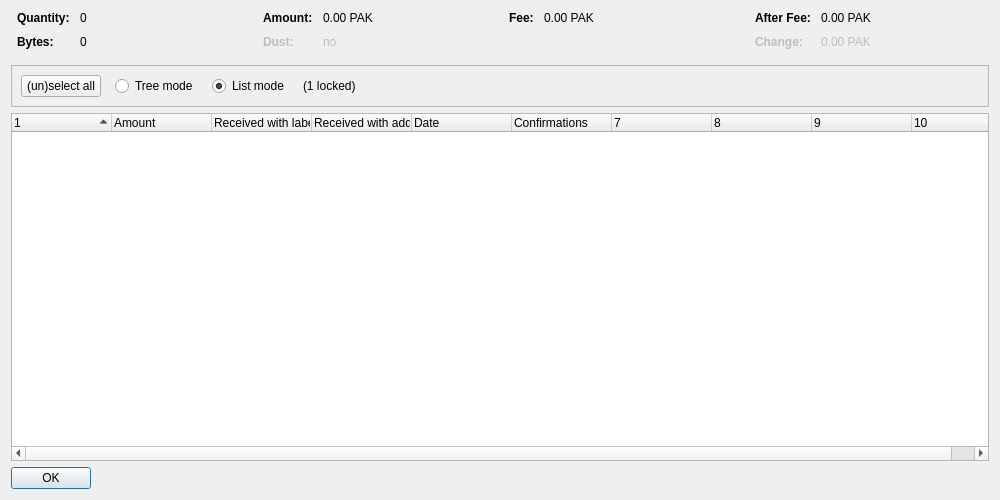
<?xml version="1.0" encoding="UTF-8"?>
<ui version="4.0">
 <class>CoinControlDialog</class>
 <widget class="QDialog" name="CoinControlDialog">
  <property name="geometry">
   <rect>
    <x>0</x>
    <y>0</y>
    <width>1000</width>
    <height>500</height>
   </rect>
  </property>
  <property name="windowTitle">
   <string>Coin Selection</string>
  </property>
  <layout class="QVBoxLayout" name="verticalLayout">
   <item>
    <layout class="QHBoxLayout" name="horizontalLayoutTop" stretch="0,0,0,0">
     <property name="topMargin">
      <number>0</number>
     </property>
     <property name="bottomMargin">
      <number>10</number>
     </property>
     <item>
      <layout class="QFormLayout" name="formLayoutCoinControl1">
       <property name="horizontalSpacing">
        <number>10</number>
       </property>
       <property name="verticalSpacing">
        <number>10</number>
       </property>
       <property name="leftMargin">
        <number>6</number>
       </property>
       <property name="rightMargin">
        <number>6</number>
       </property>
       <item row="0" column="0">
        <widget class="QLabel" name="labelCoinControlQuantityText">
         <property name="font">
          <font>
           <weight>75</weight>
           <bold>true</bold>
          </font>
         </property>
         <property name="text">
          <string>Quantity:</string>
         </property>
        </widget>
       </item>
       <item row="0" column="1">
        <widget class="QLabel" name="labelCoinControlQuantity">
         <property name="cursor">
          <cursorShape>IBeamCursor</cursorShape>
         </property>
         <property name="contextMenuPolicy">
          <enum>Qt::ActionsContextMenu</enum>
         </property>
         <property name="text">
          <string notr="true">0</string>
         </property>
         <property name="textInteractionFlags">
          <set>Qt::LinksAccessibleByMouse|Qt::TextSelectableByKeyboard|Qt::TextSelectableByMouse</set>
         </property>
        </widget>
       </item>
       <item row="1" column="0">
        <widget class="QLabel" name="labelCoinControlBytesText">
         <property name="font">
          <font>
           <weight>75</weight>
           <bold>true</bold>
          </font>
         </property>
         <property name="text">
          <string>Bytes:</string>
         </property>
        </widget>
       </item>
       <item row="1" column="1">
        <widget class="QLabel" name="labelCoinControlBytes">
         <property name="cursor">
          <cursorShape>IBeamCursor</cursorShape>
         </property>
         <property name="contextMenuPolicy">
          <enum>Qt::ActionsContextMenu</enum>
         </property>
         <property name="text">
          <string notr="true">0</string>
         </property>
         <property name="textInteractionFlags">
          <set>Qt::LinksAccessibleByMouse|Qt::TextSelectableByKeyboard|Qt::TextSelectableByMouse</set>
         </property>
        </widget>
       </item>
      </layout>
     </item>
     <item>
      <layout class="QFormLayout" name="formLayoutCoinControl2">
       <property name="horizontalSpacing">
        <number>10</number>
       </property>
       <property name="verticalSpacing">
        <number>10</number>
       </property>
       <property name="leftMargin">
        <number>6</number>
       </property>
       <property name="rightMargin">
        <number>6</number>
       </property>
       <item row="0" column="0">
        <widget class="QLabel" name="labelCoinControlAmountText">
         <property name="font">
          <font>
           <weight>75</weight>
           <bold>true</bold>
          </font>
         </property>
         <property name="text">
          <string>Amount:</string>
         </property>
        </widget>
       </item>
       <item row="0" column="1">
        <widget class="QLabel" name="labelCoinControlAmount">
         <property name="cursor">
          <cursorShape>IBeamCursor</cursorShape>
         </property>
         <property name="contextMenuPolicy">
          <enum>Qt::ActionsContextMenu</enum>
         </property>
         <property name="text">
          <string notr="true">0.00 PAK</string>
         </property>
         <property name="textInteractionFlags">
          <set>Qt::LinksAccessibleByMouse|Qt::TextSelectableByKeyboard|Qt::TextSelectableByMouse</set>
         </property>
        </widget>
       </item>
       <item row="1" column="0">
        <widget class="QLabel" name="labelCoinControlLowOutputText">
         <property name="enabled">
          <bool>false</bool>
         </property>
         <property name="font">
          <font>
           <weight>75</weight>
           <bold>true</bold>
          </font>
         </property>
         <property name="text">
          <string>Dust:</string>
         </property>
        </widget>
       </item>
       <item row="1" column="1">
        <widget class="QLabel" name="labelCoinControlLowOutput">
         <property name="enabled">
          <bool>false</bool>
         </property>
         <property name="cursor">
          <cursorShape>IBeamCursor</cursorShape>
         </property>
         <property name="contextMenuPolicy">
          <enum>Qt::ActionsContextMenu</enum>
         </property>
         <property name="text">
          <string notr="true">no</string>
         </property>
         <property name="textInteractionFlags">
          <set>Qt::LinksAccessibleByMouse|Qt::TextSelectableByKeyboard|Qt::TextSelectableByMouse</set>
         </property>
        </widget>
       </item>
      </layout>
     </item>
     <item>
      <layout class="QFormLayout" name="formLayoutCoinControl3">
       <property name="horizontalSpacing">
        <number>10</number>
       </property>
       <property name="verticalSpacing">
        <number>10</number>
       </property>
       <property name="leftMargin">
        <number>6</number>
       </property>
       <property name="rightMargin">
        <number>6</number>
       </property>
       <item row="0" column="0">
        <widget class="QLabel" name="labelCoinControlFeeText">
         <property name="font">
          <font>
           <weight>75</weight>
           <bold>true</bold>
          </font>
         </property>
         <property name="text">
          <string>Fee:</string>
         </property>
        </widget>
       </item>
       <item row="0" column="1">
        <widget class="QLabel" name="labelCoinControlFee">
         <property name="cursor">
          <cursorShape>IBeamCursor</cursorShape>
         </property>
         <property name="contextMenuPolicy">
          <enum>Qt::ActionsContextMenu</enum>
         </property>
         <property name="text">
          <string notr="true">0.00 PAK</string>
         </property>
         <property name="textInteractionFlags">
          <set>Qt::LinksAccessibleByMouse|Qt::TextSelectableByKeyboard|Qt::TextSelectableByMouse</set>
         </property>
        </widget>
       </item>
      </layout>
     </item>
     <item>
      <layout class="QFormLayout" name="formLayoutCoinControl4">
       <property name="horizontalSpacing">
        <number>10</number>
       </property>
       <property name="verticalSpacing">
        <number>10</number>
       </property>
       <property name="leftMargin">
        <number>6</number>
       </property>
       <property name="rightMargin">
        <number>6</number>
       </property>
       <item row="0" column="0">
        <widget class="QLabel" name="labelCoinControlAfterFeeText">
         <property name="font">
          <font>
           <weight>75</weight>
           <bold>true</bold>
          </font>
         </property>
         <property name="text">
          <string>After Fee:</string>
         </property>
        </widget>
       </item>
       <item row="0" column="1">
        <widget class="QLabel" name="labelCoinControlAfterFee">
         <property name="cursor">
          <cursorShape>IBeamCursor</cursorShape>
         </property>
         <property name="contextMenuPolicy">
          <enum>Qt::ActionsContextMenu</enum>
         </property>
         <property name="text">
          <string notr="true">0.00 PAK</string>
         </property>
         <property name="textInteractionFlags">
          <set>Qt::LinksAccessibleByMouse|Qt::TextSelectableByKeyboard|Qt::TextSelectableByMouse</set>
         </property>
        </widget>
       </item>
       <item row="1" column="0">
        <widget class="QLabel" name="labelCoinControlChangeText">
         <property name="enabled">
          <bool>false</bool>
         </property>
         <property name="font">
          <font>
           <weight>75</weight>
           <bold>true</bold>
          </font>
         </property>
         <property name="text">
          <string>Change:</string>
         </property>
        </widget>
       </item>
       <item row="1" column="1">
        <widget class="QLabel" name="labelCoinControlChange">
         <property name="enabled">
          <bool>false</bool>
         </property>
         <property name="cursor">
          <cursorShape>IBeamCursor</cursorShape>
         </property>
         <property name="contextMenuPolicy">
          <enum>Qt::ActionsContextMenu</enum>
         </property>
         <property name="text">
          <string notr="true">0.00 PAK</string>
         </property>
         <property name="textInteractionFlags">
          <set>Qt::LinksAccessibleByMouse|Qt::TextSelectableByKeyboard|Qt::TextSelectableByMouse</set>
         </property>
        </widget>
       </item>
      </layout>
     </item>
    </layout>
   </item>
   <item>
    <widget class="QFrame" name="frame">
     <property name="minimumSize">
      <size>
       <width>0</width>
       <height>40</height>
      </size>
     </property>
     <property name="frameShape">
      <enum>QFrame::StyledPanel</enum>
     </property>
     <property name="frameShadow">
      <enum>QFrame::Sunken</enum>
     </property>
     <layout class="QHBoxLayout" name="horizontalLayout">
      <item>
       <layout class="QHBoxLayout" name="horizontalLayoutPanel" stretch="0,0,0,0,0">
        <property name="spacing">
         <number>14</number>
        </property>
        <item>
         <widget class="QPushButton" name="pushButtonSelectAll">
          <property name="sizePolicy">
           <sizepolicy hsizetype="Maximum" vsizetype="Fixed">
            <horstretch>0</horstretch>
            <verstretch>0</verstretch>
           </sizepolicy>
          </property>
          <property name="text">
           <string>(un)select all</string>
          </property>
          <property name="autoDefault">
           <bool>false</bool>
          </property>
         </widget>
        </item>
        <item>
         <widget class="QRadioButton" name="radioTreeMode">
          <property name="sizePolicy">
           <sizepolicy hsizetype="Maximum" vsizetype="Fixed">
            <horstretch>0</horstretch>
            <verstretch>0</verstretch>
           </sizepolicy>
          </property>
          <property name="text">
           <string>Tree mode</string>
          </property>
         </widget>
        </item>
        <item>
         <widget class="QRadioButton" name="radioListMode">
          <property name="sizePolicy">
           <sizepolicy hsizetype="Maximum" vsizetype="Fixed">
            <horstretch>0</horstretch>
            <verstretch>0</verstretch>
           </sizepolicy>
          </property>
          <property name="text">
           <string>List mode</string>
          </property>
          <property name="checked">
           <bool>true</bool>
          </property>
         </widget>
        </item>
        <item>
         <widget class="QLabel" name="labelLocked">
          <property name="text">
           <string notr="true">(1 locked)</string>
          </property>
         </widget>
        </item>
        <item>
         <spacer name="horizontalSpacer">
          <property name="orientation">
           <enum>Qt::Horizontal</enum>
          </property>
          <property name="sizeHint" stdset="0">
           <size>
            <width>40</width>
            <height>20</height>
           </size>
          </property>
         </spacer>
        </item>
       </layout>
      </item>
     </layout>
    </widget>
   </item>
   <item>
    <widget class="CoinControlTreeWidget" name="treeWidget">
     <property name="contextMenuPolicy">
      <enum>Qt::CustomContextMenu</enum>
     </property>
     <property name="sortingEnabled">
      <bool>false</bool>
     </property>
     <property name="columnCount">
      <number>10</number>
     </property>
     <attribute name="headerShowSortIndicator" stdset="0">
      <bool>true</bool>
     </attribute>
     <attribute name="headerStretchLastSection">
      <bool>false</bool>
     </attribute>
     <column>
      <property name="text">
       <string/>
      </property>
     </column>
     <column>
      <property name="text">
       <string>Amount</string>
      </property>
     </column>
     <column>
      <property name="text">
       <string>Received with label</string>
      </property>
     </column>
     <column>
      <property name="text">
       <string>Received with address</string>
      </property>
     </column>
     <column>
      <property name="text">
       <string>Date</string>
      </property>
     </column>
     <column>
      <property name="text">
       <string>Confirmations</string>
      </property>
      <property name="toolTip">
       <string>Confirmed</string>
      </property>
     </column>
     <column>
      <property name="text">
       <string/>
      </property>
     </column>
     <column>
      <property name="text">
       <string/>
      </property>
     </column>
     <column>
      <property name="text">
       <string/>
      </property>
     </column>
     <column>
      <property name="text">
       <string/>
      </property>
     </column>
    </widget>
   </item>
   <item>
    <widget class="QDialogButtonBox" name="buttonBox">
     <property name="sizePolicy">
      <sizepolicy hsizetype="Maximum" vsizetype="Fixed">
       <horstretch>0</horstretch>
       <verstretch>0</verstretch>
      </sizepolicy>
     </property>
     <property name="orientation">
      <enum>Qt::Horizontal</enum>
     </property>
     <property name="standardButtons">
      <set>QDialogButtonBox::Ok</set>
     </property>
    </widget>
   </item>
  </layout>
 </widget>
 <customwidgets>
  <customwidget>
   <class>CoinControlTreeWidget</class>
   <extends>QTreeWidget</extends>
   <header>coincontroltreewidget.h</header>
  </customwidget>
 </customwidgets>
 <resources/>
 <connections/>
</ui>
